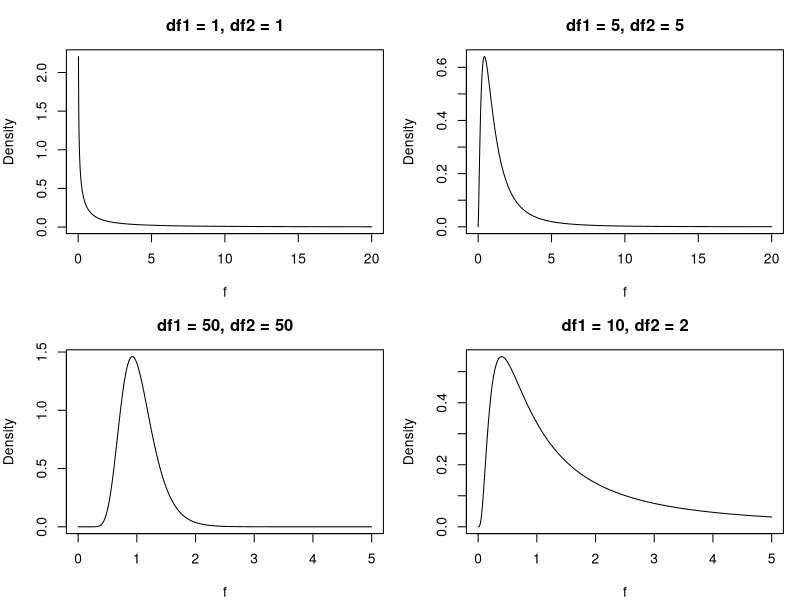

R code for this plot:
## ---- chunk 1
#| fig-width: 8
#| fig-height: 7

parameters <- list(
  c(df1 = 1,  df2 = 1,  xmax = 20),
  c(df1 = 5,  df2 = 5,  xmax = 20),
  c(df1 = 50, df2 = 50, xmax = 5),
  c(df1 = 10, df2 = 2,  xmax = 5)
)

old_par <- par(mfrow = c(2, 2), mar = c(4, 4, 3, 1))

for (pars in parameters) {
  curve(
    df(x, df1 = pars["df1"], df2 = pars["df2"]),
    from = 0,
    to = pars["xmax"],
    n = 1000,
    xlab = "f",
    ylab = "Density",
    main = sprintf("df1 = %g, df2 = %g", pars["df1"], pars["df2"])
  )
}

par(old_par)
## ---- chunk 2
qf(0.95, df1 = 5, df2 = 1)
pf(6.608, df1 = 5, df2 = 1)
## ---- chunk 3
qf(c(0.995, 0.005), df1 = 17, df2 = 14)
